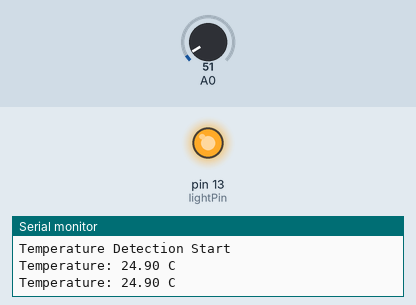
The sketch below on a simulated Arduino Uno, built with avr-gcc and run on an emulated ATmega328P. On the bench: output pins drawn as LEDs (lit = HIGH), the last lines printed to the serial monitor. The inputs (shaded band) are chosen by the test bench; at power-on: A0 = 51.

Above: at 1.2 s.
1.3 s: A0 set to 43
2.8 s: A0 set to 36
At 3.9 s:
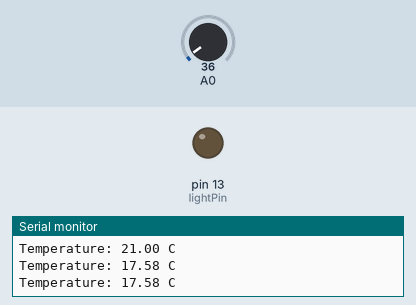
4.3 s: A0 set to 61
At 5.1 s:
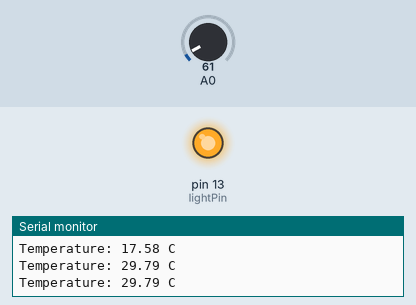
5.8 s: A0 set to 30
At 6.2 s:
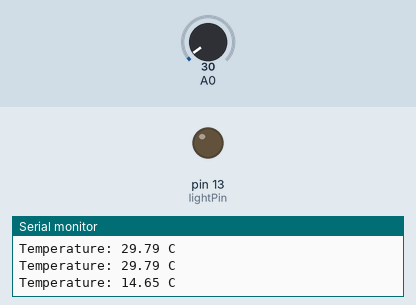
Timing chart, 0 to 8.3 s (numbered marks = the images above; inputs shaded):
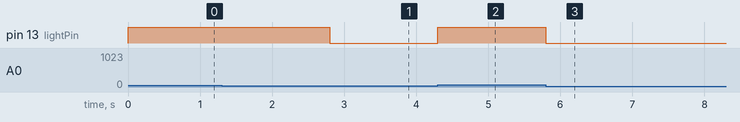

Measured:
- the behaviour switches between 39 and 38 on A0 (found by bisection; images 0 and 1)
- after the input at 2.8 s, pin 13 (lightPin): HIGH → LOW at once
- after the input at 4.3 s, pin 13 (lightPin): LOW → HIGH at once
- after the input at 5.8 s, pin 13 (lightPin): HIGH → LOW at once

The sketch:

Test.ino
```cpp
int lightPin = 13;
unsigned long tepTimer ;

void setup() {
  pinMode(lightPin, OUTPUT);
  Serial.begin(9600);        //设置波特率为9600 bps

  Serial.println("Temperature Detection Start");

}

void loop() {

  int valueFromLM35 = analogRead(0);

  // convert to temperature
  double temperatureData = (double) valueFromLM35 * (5 / 10.24);

  if (temperatureData >= 19) {
    //
    digitalWrite(lightPin, HIGH);
  } else {
    // switch off light
    digitalWrite(lightPin, LOW);
  }

  if (millis() - tepTimer > 500) {
    tepTimer = millis();
    Serial.print("Temperature: ");
    Serial.print(temperatureData);
    Serial.println(" C");
  }
}
```
